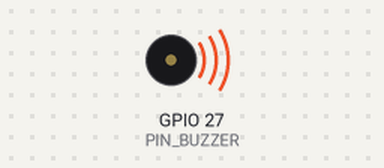
Recording of a sketch running on a simulated ESP32. Parts: buzzer (waves = sounding).

Above: at 0.15 s.
At 6.4 s:
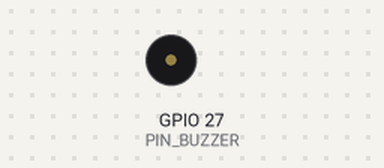
Timing chart, 0 to 8.7 s (numbered marks = the images above):
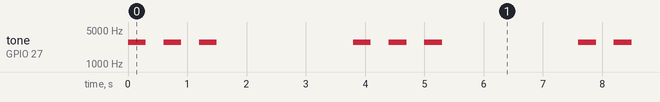

Measured:
- by itself, tone on GPIO 27 (PIN_BUZZER): repeats every 3.8 s: 2 × (silent 0.30 s, 2800 Hz 0.30 s), silent 2.3 s, 2800 Hz 0.30 s

The sketch:

buzzer_test.ino
```cpp
#define PIN_BUZZER 27

void setup() {
  pinMode(PIN_BUZZER, OUTPUT);
}

void loop() {
  for (int i = 0; i < 3; ++i) {
    tone(PIN_BUZZER, 2800);
    delay(300);
    noTone(PIN_BUZZER);
    delay(300);
  }
  delay(2000);
}
```
